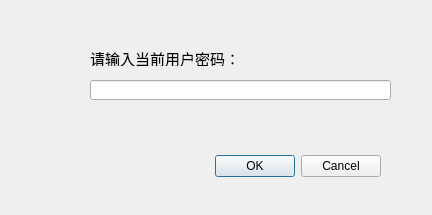
<?xml version="1.0" encoding="UTF-8"?>
<ui version="4.0">
 <class>DialogQueryPasswd</class>
 <widget class="QDialog" name="DialogQueryPasswd">
  <property name="geometry">
   <rect>
    <x>0</x>
    <y>0</y>
    <width>432</width>
    <height>215</height>
   </rect>
  </property>
  <property name="windowTitle">
   <string>Dialog</string>
  </property>
  <widget class="QDialogButtonBox" name="buttonBox">
   <property name="geometry">
    <rect>
     <x>40</x>
     <y>150</y>
     <width>341</width>
     <height>32</height>
    </rect>
   </property>
   <property name="orientation">
    <enum>Qt::Horizontal</enum>
   </property>
   <property name="standardButtons">
    <set>QDialogButtonBox::Cancel|QDialogButtonBox::Ok</set>
   </property>
  </widget>
  <widget class="QLabel" name="label">
   <property name="geometry">
    <rect>
     <x>90</x>
     <y>50</y>
     <width>281</width>
     <height>16</height>
    </rect>
   </property>
   <property name="font">
    <font>
     <family>宋体</family>
     <pointsize>11</pointsize>
    </font>
   </property>
   <property name="text">
    <string>请输入当前用户密码：</string>
   </property>
  </widget>
  <widget class="QLineEdit" name="lEdit_dialog_askPasswd">
   <property name="geometry">
    <rect>
     <x>90</x>
     <y>80</y>
     <width>301</width>
     <height>20</height>
    </rect>
   </property>
   <property name="echoMode">
    <enum>QLineEdit::Password</enum>
   </property>
  </widget>
 </widget>
 <resources/>
 <connections>
  <connection>
   <sender>buttonBox</sender>
   <signal>accepted()</signal>
   <receiver>DialogQueryPasswd</receiver>
   <slot>accept()</slot>
   <hints>
    <hint type="sourcelabel">
     <x>248</x>
     <y>254</y>
    </hint>
    <hint type="destinationlabel">
     <x>157</x>
     <y>274</y>
    </hint>
   </hints>
  </connection>
  <connection>
   <sender>buttonBox</sender>
   <signal>rejected()</signal>
   <receiver>DialogQueryPasswd</receiver>
   <slot>reject()</slot>
   <hints>
    <hint type="sourcelabel">
     <x>316</x>
     <y>260</y>
    </hint>
    <hint type="destinationlabel">
     <x>286</x>
     <y>274</y>
    </hint>
   </hints>
  </connection>
 </connections>
</ui>
